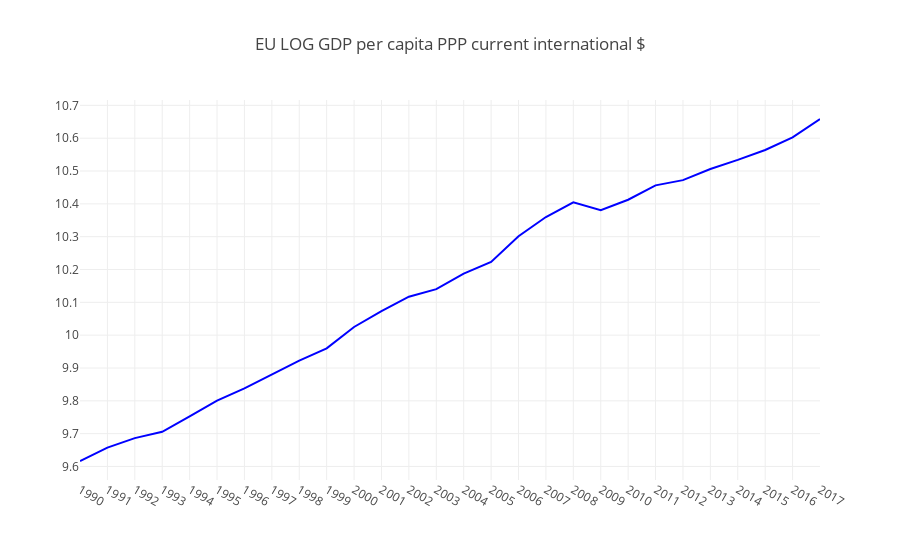

Source (notebook cell):
### Code cell
# Plotting LOG of time series
ts_2=ts
ts_2['log_GDP_pc']=np.log(ts['GDP per capita'])
X=ts['log_GDP_pc'].index
y_1=ts['log_GDP_pc']
layout = go.Layout(title= 'EU LOG GDP per capita PPP current international $',
    xaxis = dict(ticks='', nticks=43),
    yaxis = dict(nticks=20),legend=dict(x=0.7, y=1))
trace0 = go.Scatter(x=X,y=y_1, mode = 'lines',name="EU GDP per capita PPP $ growth 1990-2017", marker = dict(size=12, color='blue'))
data = [trace0]
fig =go.Figure(data=data, layout=layout)
iplot(fig, filename='heatmap',show_link=False)

### Figure 1 — Plotly figure (JSON) as saved in the notebook; plotly's stock layout.template omitted (floating-point values rounded to 4 significant figures)
{"data": [{"marker": {"color": "blue", "size": 12}, "mode": "lines", "name": "EU GDP per capita PPP $ growth 1990-2017", "type": "scatter", "uid": "1e56a68f-da21-423d-9c7f-a7164978a194", "x": ["1990", "1991", "1992", "1993", "1994", "1995", "1996", "1997", "1998", "1999", "2000", "2001", "2002", "2003", "2004", "2005", "2006", "2007", "2008", "2009", "2010", "2011", "2012", "2013", "2014", "2015", "2016", "2017"], "y": [9.617, 9.658, 9.686, 9.706, 9.753, 9.801, 9.838, 9.88, 9.922, 9.96, 10.02, 10.07, 10.12, 10.14, 10.19, 10.22, 10.3, 10.36, 10.4, 10.38, 10.41, 10.46, 10.47, 10.51, 10.53, 10.56, 10.6, 10.66]}], "layout": {"legend": {"x": 0.7, "y": 1}, "title": {"text": "EU LOG GDP per capita PPP current international $"}, "xaxis": {"nticks": 43, "ticks": ""}, "yaxis": {"nticks": 20}}}
